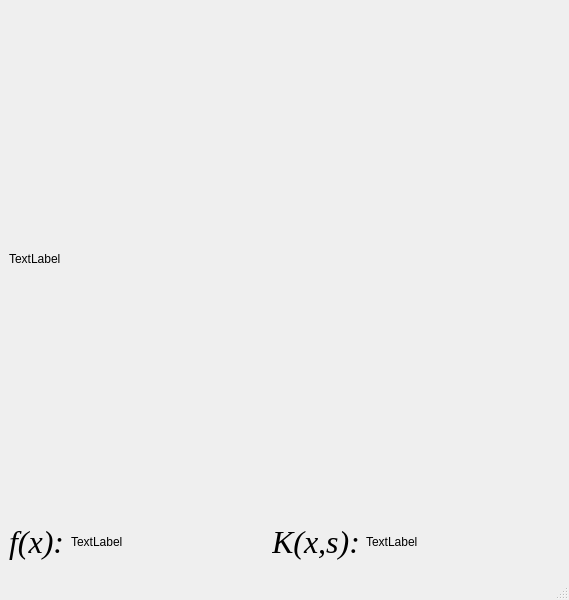
<?xml version="1.0" encoding="UTF-8"?>
<ui version="4.0">
 <class>MainWindow</class>
 <widget class="QMainWindow" name="MainWindow">
  <property name="geometry">
   <rect>
    <x>0</x>
    <y>0</y>
    <width>569</width>
    <height>600</height>
   </rect>
  </property>
  <property name="windowTitle">
   <string>MainWindow</string>
  </property>
  <widget class="QWidget" name="centralwidget">
   <layout class="QVBoxLayout" name="verticalLayout" stretch="9,1">
    <item>
     <widget class="QLabel" name="label">
      <property name="text">
       <string>TextLabel</string>
      </property>
     </widget>
    </item>
    <item>
     <layout class="QHBoxLayout" name="horizontalLayout" stretch="1,5,1,5">
      <item>
       <widget class="QLabel" name="label_2">
        <property name="font">
         <font>
          <family>Times New Roman</family>
          <pointsize>24</pointsize>
          <italic>true</italic>
         </font>
        </property>
        <property name="text">
         <string>f(x):</string>
        </property>
       </widget>
      </item>
      <item>
       <widget class="QLabel" name="rhs">
        <property name="text">
         <string>TextLabel</string>
        </property>
       </widget>
      </item>
      <item>
       <widget class="QLabel" name="label_3">
        <property name="font">
         <font>
          <family>Times New Roman</family>
          <pointsize>24</pointsize>
          <italic>true</italic>
         </font>
        </property>
        <property name="text">
         <string>K(x,s):</string>
        </property>
       </widget>
      </item>
      <item>
       <widget class="QLabel" name="KKK">
        <property name="text">
         <string>TextLabel</string>
        </property>
       </widget>
      </item>
     </layout>
    </item>
   </layout>
  </widget>
  <widget class="QMenuBar" name="menubar">
   <property name="geometry">
    <rect>
     <x>0</x>
     <y>0</y>
     <width>569</width>
     <height>24</height>
    </rect>
   </property>
  </widget>
  <widget class="QStatusBar" name="statusbar"/>
 </widget>
 <resources/>
 <connections/>
</ui>
